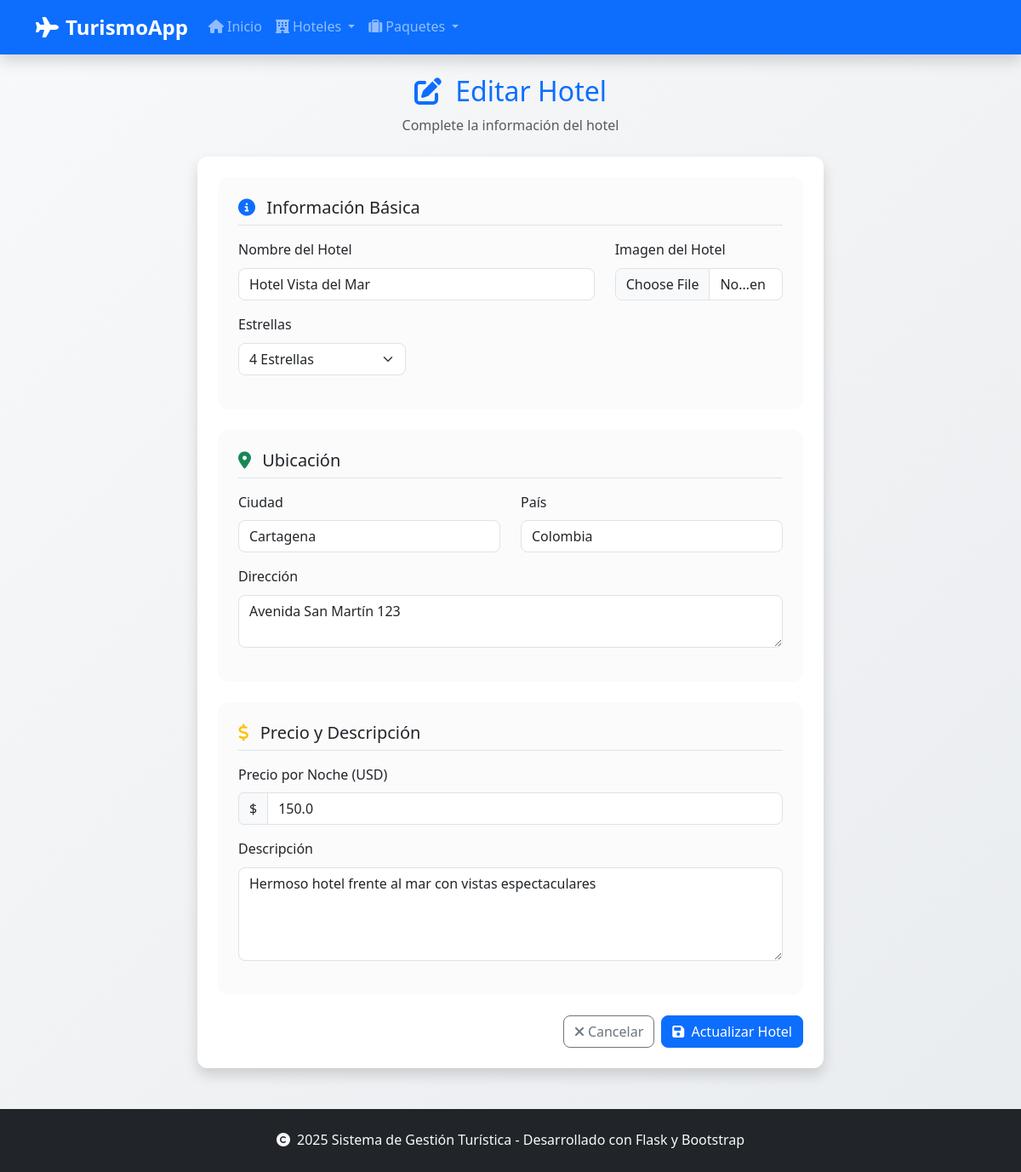
The app's page /hoteles/1/editar with its own data.
### models.py (models this page shows, shortened)
class Hotel(db.Model):
    id = db.Column(db.Integer, primary_key=True)
    nombre = db.Column(db.String(100), nullable=False)
    ciudad = db.Column(db.String(80), nullable=False)
    pais = db.Column(db.String(80), nullable=False)
    direccion = db.Column(db.Text)
    estrellas = db.Column(db.Integer, default=3)
    descripcion = db.Column(db.Text)
    precio_noche = db.Column(db.Float, nullable=False)
    fecha_creacion = db.Column(db.DateTime, default=datetime.utcnow)
    imagen = db.Column(db.String(200))
    paquetes = db.relationship('PaqueteTuristico', backref='hotel_incluido', lazy=True)

### routes.py (the view, shortened to what this page needs)
    @app.route('/hoteles/<int:hotel_id>/editar', methods=['GET', 'POST'])
    def editar_hotel(hotel_id):
        hotel = Hotel.query.get_or_404(hotel_id)
        form = HotelForm(obj=hotel)  # Pre-llenar formulario
        return render_template('hoteles/crear.html', form=form, hotel=hotel)

### templates/hoteles/crear.html (shortened to what this page needs)
{% extends "base.html" %}
{% block content %}
<div class="row justify-content-center">
    <div class="col-md-8">
        <div class="text-center mb-4">
            <h2 class="text-primary">
                <i class="fas fa-{% if hotel %}edit{% else %}plus{% endif %} me-2"></i>
                {% if hotel %}Editar Hotel{% else %}Nuevo Hotel{% endif %}
            </h2>
            <p class="text-muted">Complete la información del hotel</p>
        </div>
        <div class="card border-0 shadow">
            <div class="card-body p-4">
                <form method="POST" enctype="multipart/form-data" novalidate>
                    <div class="form-section mb-4">
                        <h5 class="border-bottom pb-2 mb-3">
                            <i class="fas fa-info-circle me-2 text-primary"></i>
                            Información Básica
                        </h5>
                        <div class="row">
                            <div class="col-md-8 mb-3">
                                {{ form.nombre.label(class="form-label") }}
                                {{ form.nombre(class="form-control" + (" is-invalid" if form.nombre.errors else "")) }}
                            </div>
                            <div class="col-md-4 mb-3">
                                {{ form.imagen.label(class="form-label") }}
                                {{ form.imagen(class="form-control") }}
                            </div>
                            <div class="col-md-4 mb-3">
                                {{ form.estrellas.label(class="form-label") }}
                                {{ form.estrellas(class="form-select" + (" is-invalid" if form.estrellas.errors else "")) }}
                            </div>
                        </div>
                    </div>
                    <div class="form-section mb-4">
                        <h5 class="border-bottom pb-2 mb-3">
                            <i class="fas fa-map-marker-alt me-2 text-success"></i>
                            Ubicación
                        </h5>
                        <div class="row">
                            <div class="col-md-6 mb-3">
                                {{ form.ciudad.label(class="form-label") }}
                                {{ form.ciudad(class="form-control" + (" is-invalid" if form.ciudad.errors else "")) }}
                            </div>
                            <div class="col-md-6 mb-3">
                                {{ form.pais.label(class="form-label") }}
                                {{ form.pais(class="form-control" + (" is-invalid" if form.pais.errors else "")) }}
                            </div>
                        </div>
                        <div class="mb-3">
                            {{ form.direccion.label(class="form-label") }}
                            {{ form.direccion(class="form-control", rows="2", placeholder="Dirección completa (opcional)") }}
                        </div>
                    </div>
                    <div class="form-section mb-4">
                        <h5 class="border-bottom pb-2 mb-3">
                            <i class="fas fa-dollar-sign me-2 text-warning"></i>
                            Precio y Descripción
                        </h5>
                        <div class="mb-3">
                            {{ form.precio_noche.label(class="form-label") }}
                            <div class="input-group">
                                <span class="input-group-text">$</span>
                                {{ form.precio_noche(class="form-control" + (" is-invalid" if form.precio_noche.errors else ""), step="0.01", placeholder="0.00") }}
                            </div>
                        </div>
                        <div class="mb-3">
                            {{ form.descripcion.label(class="form-label") }}
                            {{ form.descripcion(class="form-control", rows="4", placeholder="Describe las características y servicios del hotel...") }}
                        </div>
                    </div>
                    <div class="d-flex gap-2 justify-content-end">
                        <a href="{{ url_for('listar_hoteles') }}" class="btn btn-outline-secondary">
                            <i class="fas fa-times me-1"></i>Cancelar
                        </a>
                        <button type="submit" class="btn btn-primary">
                            <i class="fas fa-save me-1"></i>
                            {% if hotel %}Actualizar{% else %}Guardar{% endif %} Hotel
                        </button>
                    </div>
                </form>
            </div>
        </div>
    </div>
</div>
{% endblock %}

### static/css/custom.css (style rules this page uses)
:root { --primary-blue: #0066cc; --secondary-green: #28a745; --accent-orange: #fd7e14; --ocean-blue: #1e7e8c; --nature-green: #198754; --sunset-orange: #f9844a; --shadow-light: 0 0.125rem 0.25rem rgba(0, 0, 0, 0.075); --shadow-medium: 0 0.5rem 1rem rgba(0, 0, 0, 0.15); --border-radius: 0.75rem; }
body { font-family: 'Segoe UI', Tahoma, Geneva, Verdana, sans-serif; background: linear-gradient(135deg, #f8f9fa 0%, #e9ecef 100%); line-height: 1.6; }
.card { border-radius: var(--border-radius); transition: all 0.3s ease; }
.form-control { border-radius: 0.5rem; border: 1.5px solid #dee2e6; transition: all 0.3s ease; }
.form-select { border-radius: 0.5rem; border: 1.5px solid #dee2e6; }
.form-section { background: rgba(248, 249, 250, 0.6); padding: 1.5rem; border-radius: var(--border-radius); margin-bottom: 1rem; }
.btn { border-radius: 0.5rem; font-weight: 500; transition: all 0.3s ease; position: relative; overflow: hidden; }
.btn::before { content: ''; position: absolute; top: 0; left: -100%; width: 100%; height: 100%; background: linear-gradient(90deg, transparent, rgba(255, 255, 255, 0.2), transparent); transition: left 0.5s; }
.card { animation: fadeInUp 0.6s ease forwards; }

### records on screen
Hotel: nombre "Hotel Vista del Mar", estrellas "4 Estrellas", ciudad "Cartagena", pais "Colombia", direccion "Avenida San Martín 123", precio_noche "150.0", descripcion "Hermoso hotel frente al mar con vistas espectaculares"
